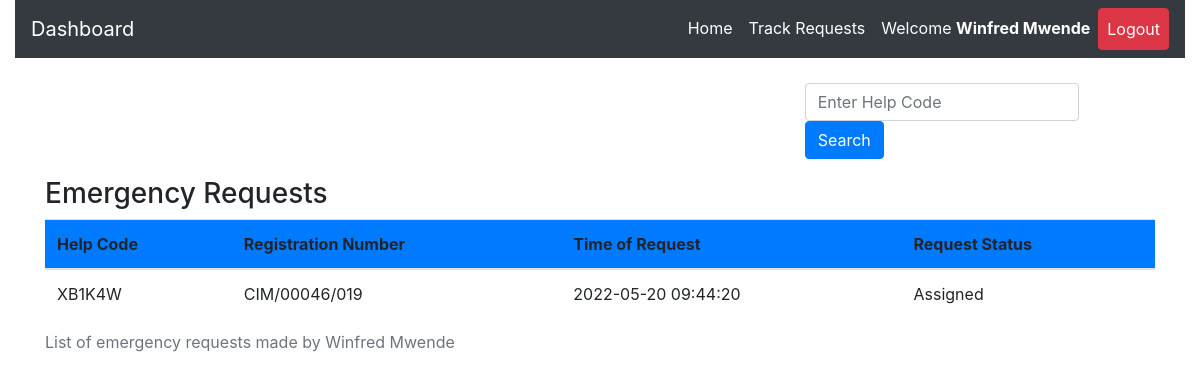
The app's page /track.php (signed in), older data.
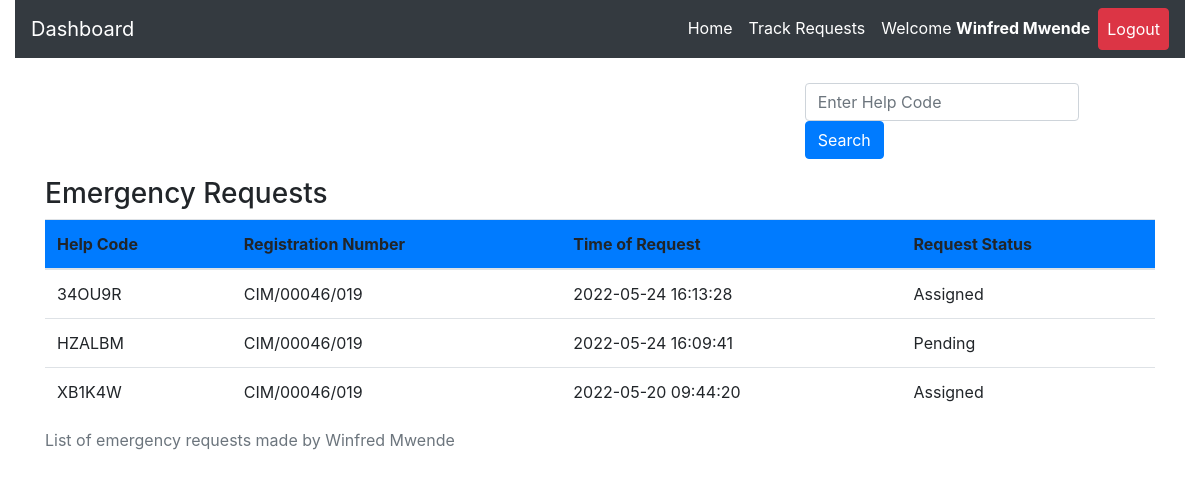
The same page, newer data.
### tables this page shows
CREATE TABLE `request_status` (
  `id` int(20) NOT NULL,
  `helpID` varchar(50) NOT NULL,
  `ip_address` varchar(100) NOT NULL,
  `request_latitude` varchar(50) NOT NULL DEFAULT '0',
  `request_longitude` varchar(50) NOT NULL DEFAULT '0',
  `status` varchar(50) DEFAULT 'Pending',
  `emergency_type` varchar(50) NOT NULL,
  `manual_directions` varchar(500) DEFAULT 'N/A',
  `emergency_description` varchar(255) DEFAULT 'No Description',
  `admNo` varchar(255) NOT NULL,
  `timestamp` datetime NOT NULL DEFAULT CURRENT_TIMESTAMP
);

### track.php (the view, shortened to what this page needs)
<?php
include 'server.php';
    ?>
<!DOCTYPE html>
<html lang="en">
<head>
  <?php
include './components/header.php';
?>
  </head>
  <body>
    <?php
    include './components/navbar.php';
    ?>
<div class="container mt-4">
<div class="row border border-white">
  <div class="col-md-4"></div>
  <div class="col-md-4"></div>
  <div class="col-md-4">
  <form class="form-inline my-2 my-lg-0" method="POST" action="">
<input class="form-control mr-sm-2" type="search" name='searched_help_code' placeholder="Enter Help Code" aria-label="Search">
<button type="submit" name='search-button' class="btn btn-primary">Search</button>
</form>
  </div>
</div>
<div class="row m-2">
  <div class="col-md-12">
  </div>
</div>
<table class="table">
  <caption>List of emergency requests made by <?php  echo  $_SESSION['firstname'].' '. $_SESSION['lastname']; ?></caption>
  <thead>
      <h3>Emergency Requests</h3>
    <tr class='bg-primary'>
      <th scope="col">Help Code</th>
      <th scope="col">Registration  Number</th>
      <th scope="col">Time of Request</th>
      <th scope="col">Request Status</th>
    </tr>
  </thead>
  <tbody>
        <?php
        if($_SESSION['username']){
            $reg_num = $_SESSION['username'];
            $data_fetch_query = "SELECT * FROM `request_status` WHERE admNo='$reg_num' order by timestamp DESC LIMIT 15";
            $data_result = mysqli_query($db, $data_fetch_query);
            if ($data_result->num_rows > 0){
                while($row = $data_result->fetch_assoc()) {
            echo "<tr> <td>" .$row["helpID"].  "</td>";
            echo "<td>" .$row["admNo"]."</td>";
            echo "<td>" .$row["timestamp"]."</td>";
            echo "<td>" .$row["status"]."</td> </tr>";
            }
            }else{
            echo "<td>"."No Requests Found"."</td>";
            }
            } else{
                echo "<td>"."No Data Found"."</td>";
            }
    ?>
              </tbody>
</table>
  </body>
</html>

Row changes from the older to the newer data that the page shows:
added request_status: helpID "34OU9R", admNo "CIM/00046/019", timestamp "2022-05-24 16:13:28", status "Assigned"
added request_status: helpID "HZALBM", admNo "CIM/00046/019", timestamp "2022-05-24 16:09:41", status "Pending"
